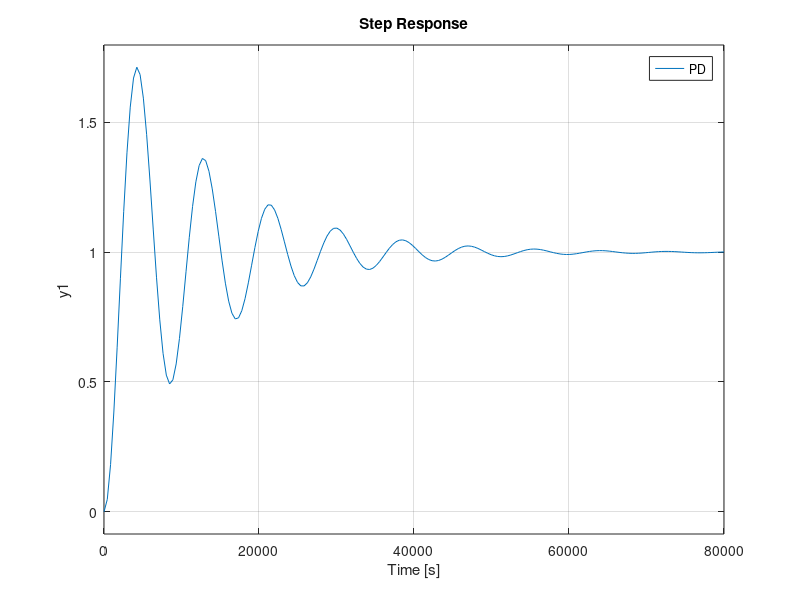

Here is the MATLAB script that generated this plot:
hold off
%% Valores encontrados com experimetos
s = tf( [1,0], [1] )

Kt = 0.83*10^(-3)
Ra = 15.15
Kce = 0.09548083941
r = 5 * 10^(-3)
Jm = 0.5

N = Kt/(Ra*Jm)
D = (Kt*Kce)/Jm

%% Função de transferência Theta/Ea
Gt = N/(s*(s+D))

%% Transformação de Theta em distância
Gh = Gt*r

%% Realimentação unitária
FGh = feedback(Gh,1)
Wn = sqrt(5.479e-7)
Zt = 1.585e-4/(Wn*2)
roots_Fgh = roots([1,1.585e-4,5.479e-7])

%%%%%%%%%%%%%%%%%%%%%%%%%%%%%%%%%%%%%%%%%%%%%%%%%%%%%%%%%%%%%%%%%%%%%%%%%%%
%                           Projetando o PD                               %
%%%%%%%%%%%%%%%%%%%%%%%%%%%%%%%%%%%%%%%%%%%%%%%%%%%%%%%%%%%%%%%%%%%%%%%%%%%
%% Utilizando a técnica Lugar Geométrico das Raízes
%%% As restrições zeta > 1 e Ts aproximadamente 1, permite uma faixa de 
%%% operação com o zeta consecutivamente, o parte imaginária do polo. Por 
%%% este motivo foi escolhido, o polo dominante -1 + 0i.
pause
%%% Para projetar um PD ou Avanço de Fase, é preciso analisar com
%%% malha fechada.
rlocus( FGh ) 
%%% Com o Root Locus percebece-se que não existe um ganho K que torne o
%%% Ts aproximadamente 4, onde Ts = 4/(abs(real(polo_dominante)), assim
%%% deve ser adicioar um PD ou Avançador de Fase, devido que o PD é
%%% inestável, por este motivo será adicionado um avançador de fase. Para 
%%% isso, é preciso adicionar um zero próximo a origem. Desta maneira, foi
%%% escolhido zero em -0.005.
PD_zero = 0.005
%%% Adicionando um polo para finalizar o avançador, porém devesse respeitar
%%% os ângulos para manter o sistema estável. Devido que se terá 1 polo e 1 
%%% zero à direita do polo dominante e ambos tem ângulo 0°, então é preciso
%%% adicionar um polo a esquerda para formar os -180° para estabilidade.
%%% Foi escolhido o polo em -4.
PD_pole = 4
%%% Após tais escolhas, o controlador de forma genérica:
C_PD = (s+PD_zero)/(s+PD_pole)
%%% Foi utilizado o Root Locus afim de obter o ganho para o êxito do projeto.
pause
FCGh = feedback( C_PD * Gh , 1 )
rlocus( FCGh )
%%% Percebesse que o ganho está próximo de 5e6, porém será utilizado um
%%% valor um pouco maior.
PD_K = 6e6
%%% Após estes passos, obtem o controlador PD:
C_PD = PD_K*(s+PD_zero)/(s+PD_pole)
%%% Aplicando a entrada ao degrau:
pause
step( feedback( C_PD * Gh , 1 ) )

%%% Percebe-se um erro no regime permanente assim, é preciso adicionar um
%%% PI ou um Atraso de Fase.
%%%%%%%%%%%%%%%%%%%%%%%%%%%%%%%%%%%%%%%%%%%%%%%%%%%%%%%%%%%%%%%%%%%%%%%%%%%
%                           Projetando o PI                               %
%%%%%%%%%%%%%%%%%%%%%%%%%%%%%%%%%%%%%%%%%%%%%%%%%%%%%%%%%%%%%%%%%%%%%%%%%%%
PI_K = 1
PI_zero = 1e-3
PI_polo = 1e-5
C_PI = PI_K*(s+PI_zero)/(s+PI_polo) 

%%%%%%%%%%%%%%%%%%%%%%%%%%%%%%%%%%%%%%%%%%%%%%%%%%%%%%%%%%%%%%%%%%%%%%%%%%%
%                           Projetando o PDI                              %
%%%%%%%%%%%%%%%%%%%%%%%%%%%%%%%%%%%%%%%%%%%%%%%%%%%%%%%%%%%%%%%%%%%%%%%%%%%
C_PID = C_PD * C_PI 
pause
step( feedback( C_PID * Gh , 1 ) )

%%% Comparação
step( feedback( C_PD * Gh , 1 ) )
hold on
step( feedback( C_PID * Gh , 1 ) )
legend('PD' ,'PDI')
pause
step( feedback( Gh , 1 ) )
legend('PD' , 'PDI' , 'G')